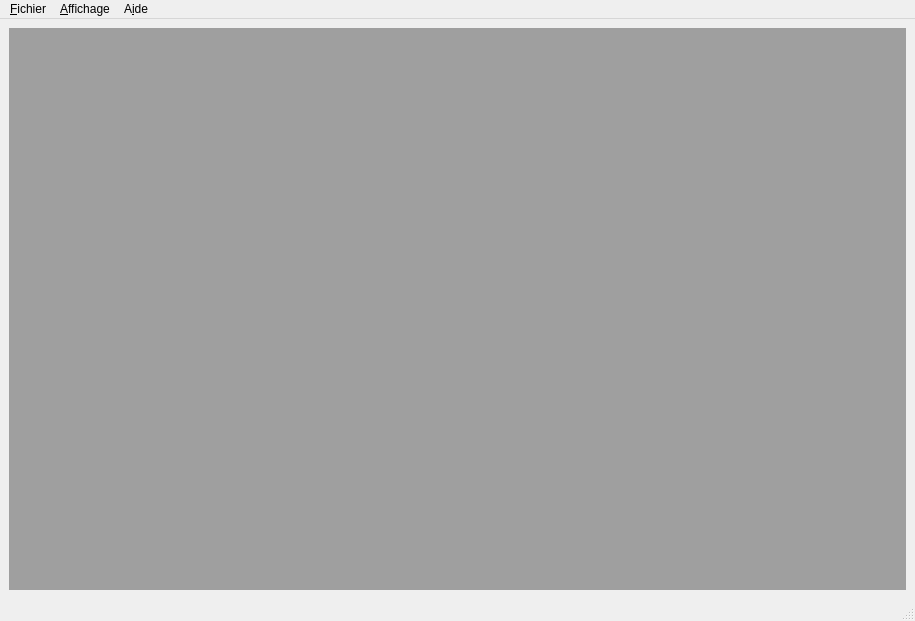
<?xml version="1.0" encoding="UTF-8"?>
<ui version="4.0">
 <class>MainWindow</class>
 <widget class="QMainWindow" name="MainWindow">
  <property name="geometry">
   <rect>
    <x>0</x>
    <y>0</y>
    <width>915</width>
    <height>621</height>
   </rect>
  </property>
  <property name="windowTitle">
   <string>VolGui</string>
  </property>
  <widget class="QWidget" name="centralwidget">
   <layout class="QVBoxLayout" name="verticalLayout">
    <item>
     <widget class="QMdiArea" name="mdi">
      <property name="tabsClosable">
       <bool>true</bool>
      </property>
     </widget>
    </item>
   </layout>
  </widget>
  <widget class="QMenuBar" name="menubar">
   <property name="geometry">
    <rect>
     <x>0</x>
     <y>0</y>
     <width>915</width>
     <height>19</height>
    </rect>
   </property>
   <widget class="QMenu" name="menuFichier">
    <property name="title">
     <string>&amp;Fichier</string>
    </property>
    <addaction name="separator"/>
    <addaction name="action_Ouvrir"/>
    <addaction name="action_Enregistrer"/>
    <addaction name="separator"/>
    <addaction name="action_Quitter_2"/>
   </widget>
   <widget class="QMenu" name="menu_Affichage">
    <property name="title">
     <string>&amp;Affichage</string>
    </property>
    <addaction name="action_Console"/>
    <addaction name="action_Pslist"/>
    <addaction name="action_Pstree_Graph"/>
   </widget>
   <widget class="QMenu" name="menu_Aide">
    <property name="title">
     <string>A&amp;ide</string>
    </property>
   </widget>
   <addaction name="menuFichier"/>
   <addaction name="menu_Affichage"/>
   <addaction name="menu_Aide"/>
  </widget>
  <widget class="QStatusBar" name="statusbar"/>
  <action name="actionEnregistrer">
   <property name="text">
    <string>Enregistrer</string>
   </property>
   <property name="shortcut">
    <string>Ctrl+E</string>
   </property>
  </action>
  <action name="actionNouveau">
   <property name="text">
    <string>Nouveau</string>
   </property>
  </action>
  <action name="action_tz">
   <property name="text">
    <string>&amp;tz</string>
   </property>
  </action>
  <action name="action_Enregistrer">
   <property name="enabled">
    <bool>false</bool>
   </property>
   <property name="text">
    <string>&amp;Enregistrer</string>
   </property>
   <property name="shortcut">
    <string>Ctrl+E</string>
   </property>
  </action>
  <action name="action_Quitter">
   <property name="text">
    <string>&amp;Quitter</string>
   </property>
  </action>
  <action name="action_Quitter_2">
   <property name="text">
    <string>&amp;Quitter</string>
   </property>
   <property name="shortcut">
    <string>Ctrl+Q</string>
   </property>
  </action>
  <action name="action_Ouvrir">
   <property name="text">
    <string>&amp;Ouvrir</string>
   </property>
   <property name="shortcut">
    <string>Ctrl+O</string>
   </property>
  </action>
  <action name="action_Console">
   <property name="checkable">
    <bool>false</bool>
   </property>
   <property name="enabled">
    <bool>false</bool>
   </property>
   <property name="text">
    <string>&amp;Console</string>
   </property>
   <property name="shortcut">
    <string>Ctrl+C</string>
   </property>
  </action>
  <action name="action_Pslist">
   <property name="checkable">
    <bool>true</bool>
   </property>
   <property name="enabled">
    <bool>false</bool>
   </property>
   <property name="text">
    <string>&amp;Pslist</string>
   </property>
   <property name="shortcut">
    <string>Ctrl+P</string>
   </property>
  </action>
  <action name="action_Pstree_Graph">
   <property name="checkable">
    <bool>true</bool>
   </property>
   <property name="enabled">
    <bool>false</bool>
   </property>
   <property name="text">
    <string>&amp;Pstree Graph</string>
   </property>
   <property name="shortcut">
    <string>Ctrl+G</string>
   </property>
  </action>
 </widget>
 <resources/>
 <connections/>
</ui>
